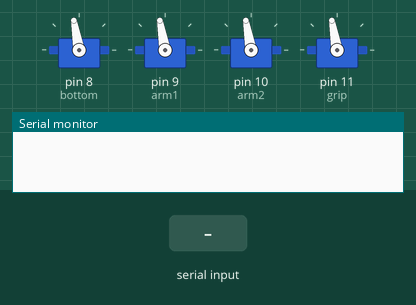
Bench run of a sketch on a simulated Arduino Uno, built with avr-gcc and run on an emulated ATmega328P. Parts: 4 × servo, the last lines printed to the serial monitor. The inputs (shaded band) are chosen by the test bench.

Above: at 1.2 s.
1.3 s: "a" received over Serial
At 2.2 s:
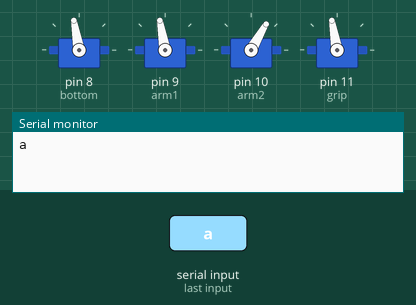
2.8 s: "b" received over Serial
At 3.3 s:
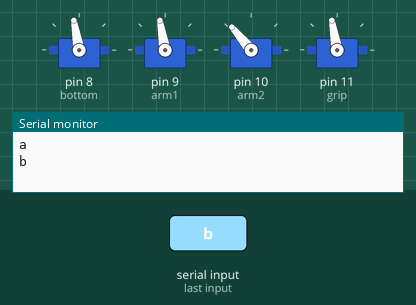
Timing chart, 0 to 5.8 s (numbered marks = the images above; inputs shaded):
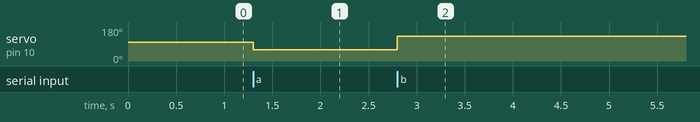

The sketch:

updown.ino
```cpp
#include <Servo.h>

String inputString = "";
bool stringComplete = false;
Servo bottom;
Servo arm1;
Servo arm2;
Servo grip;

void setup() {
  Serial.begin(9600);
  inputString.reserve(200);

  bottom.attach(8);
  arm1.attach(9);
  arm2.attach(10);
  grip.attach(11);

  bottom.write(100);
  arm1.write(100);
  arm2.write(100);
  grip.write(100);


}

void loop() {
   if (stringComplete) {
    Serial.println(inputString);
    inputString = "";
    stringComplete = false;
  }
}

void serialEvent() {
  while (Serial.available()) {
    char inChar = (char)Serial.read();
    inputString += inChar;
    if (inChar == 'a') {
      stringComplete = true;
      arm2.write(60);
    }
    if (inChar == 'b') {
      stringComplete = true;
      arm2.write(130);
    }
  }
}
```

Measured:
- after the input at 1.3 s, servo on pin 10 (arm2): 100° → 60° at once
- after the input at 2.8 s, servo on pin 10 (arm2): 60° → 130° at once
